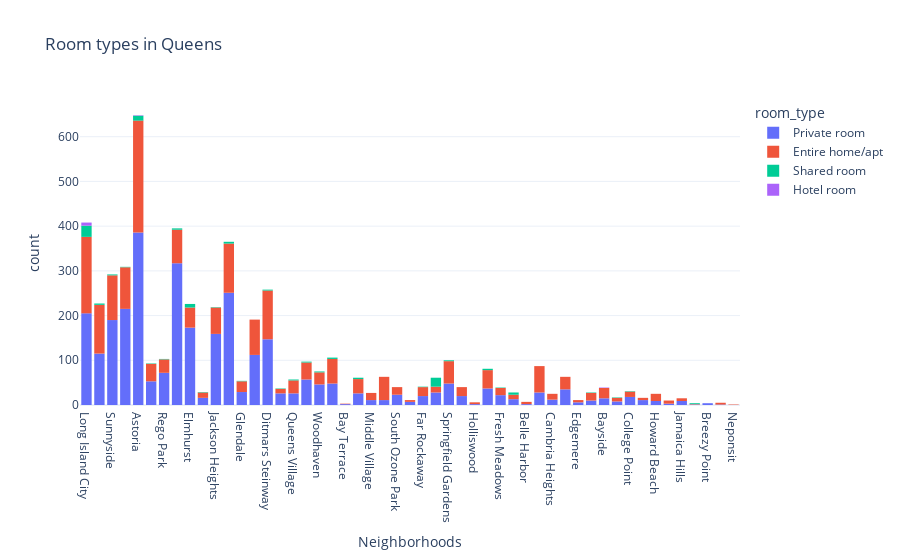

The notebook cell saved with this chart:
### Markdown cell above
### Roomtypes in Qns

### Code cell
abnb_queens_df = abnb[abnb.neighbourhood_group_cleansed == 'Queens']

room_graph=px.histogram(abnb_queens_df, x="neighbourhood_cleansed",color = "room_type", title="Room types in Queens", template="plotly_white",
labels = {"count": "Count", "neighbourhood_cleansed": "Neighborhoods"})
room_graph.show()

### Figure 1 — Plotly figure (JSON) as saved in the notebook; plotly's stock layout.template omitted (floating-point values rounded to 4 significant figures; data arrays with more than 128 entries replaced by an {"elided": "..."} marker saying what was removed)
{"data": [{"alignmentgroup": "True", "bingroup": "x", "hovertemplate": "room_type=Private room<br>Neighborhoods=%{x}<br>count=%{y}<extra></extra>", "legendgroup": "Private room", "marker": {"color": "#636efa", "pattern": {"shape": ""}}, "name": "Private room", "offsetgroup": "Private room", "orientation": "v", "showlegend": true, "type": "histogram", "x": {"elided": "3085 str values"}, "xaxis": "x", "yaxis": "y"}, {"alignmentgroup": "True", "bingroup": "x", "hovertemplate": "room_type=Entire home/apt<br>Neighborhoods=%{x}<br>count=%{y}<extra></extra>", "legendgroup": "Entire home/apt", "marker": {"color": "#EF553B", "pattern": {"shape": ""}}, "name": "Entire home/apt", "offsetgroup": "Entire home/apt", "orientation": "v", "showlegend": true, "type": "histogram", "x": {"elided": "1970 str values"}, "xaxis": "x", "yaxis": "y"}, {"alignmentgroup": "True", "bingroup": "x", "hovertemplate": "room_type=Shared room<br>Neighborhoods=%{x}<br>count=%{y}<extra></extra>", "legendgroup": "Shared room", "marker": {"color": "#00cc96", "pattern": {"shape": ""}}, "name": "Shared room", "offsetgroup": "Shared room", "orientation": "v", "showlegend": true, "type": "histogram", "x": ["Ditmars Steinway", "Jamaica", "Astoria", "Long Island City", "Astoria", "Long Island City", "Ozone Park", "Astoria", "Ditmars Steinway", "Corona", "Ozone Park", "Corona", "Elmhurst", "Forest Hills", "Hollis", "Astoria", "Corona", "Far Rockaway", "Corona", "Astoria", "Corona", "Corona", "Queens Village", "Corona", "Elmhurst", "Forest Hills", "Flushing", "Flushing", "Long Island City", "Woodhaven", "Richmond Hill", "Queens Village", "Long Island City", "Astoria", "Rego Park", "Sunnyside", "Astoria", "Maspeth", "Corona", "Corona", "Little Neck", "Jackson Heights", "Elmhurst", "Jamaica", "Springfield Gardens", "St. Albans", "Sunnyside", "Maspeth", "Briarwood", "Long Island City", "Ozone Park", "Forest Hills", "Long Island City", "Flushing", "Elmhurst", "Long Island City", "Jamaica", "Corona", "Long Island City", "Long Island City", "Fresh Meadows", "Long Island City", "St. Albans", "Little Neck", "Long Island City", "Flushing", "Woodside", "Elmhurst", "Elmhurst", "Long Island City", "Long Island City", "Long Island City", "Long Island City", "Long Island City", "Long Island City", "Long Island City", "College Point", "Springfield Gardens", "Astoria", "Astoria", "Long Island City", "Long Island City", "Long Island City", "Kew Gardens Hills", "Elmhurst", "Woodside", "Woodside", "Astoria", "Astoria", "Elmhurst", "Corona", "Long Island City", "Woodhaven", "Ridgewood", "Long Island City", "Kew Gardens", "Glendale", "Long Island City", "Corona", "Corona", "Corona", "Corona", "Corona", "Corona", "Corona", "Jamaica Estates", "Jamaica Estates", "Long Island City", "Corona", "Jamaica Estates", "St. Albans", "Jamaica Estates", "Jamaica Estates", "Corona"], "xaxis": "x", "yaxis": "y"}, {"alignmentgroup": "True", "bingroup": "x", "hovertemplate": "room_type=Hotel room<br>Neighborhoods=%{x}<br>count=%{y}<extra></extra>", "legendgroup": "Hotel room", "marker": {"color": "#ab63fa", "pattern": {"shape": ""}}, "name": "Hotel room", "offsetgroup": "Hotel room", "orientation": "v", "showlegend": true, "type": "histogram", "x": ["Astoria", "Long Island City", "Long Island City", "Long Island City", "Long Island City", "Long Island City", "Long Island City", "Bayside", "Long Island City"], "xaxis": "x", "yaxis": "y"}], "layout": {"barmode": "relative", "legend": {"title": {"text": "room_type"}, "tracegroupgap": 0}, "title": {"text": "Room types in Queens"}, "xaxis": {"anchor": "y", "domain": [0, 1], "title": {"text": "Neighborhoods"}}, "yaxis": {"anchor": "x", "domain": [0, 1], "title": {"text": "count"}}}}
